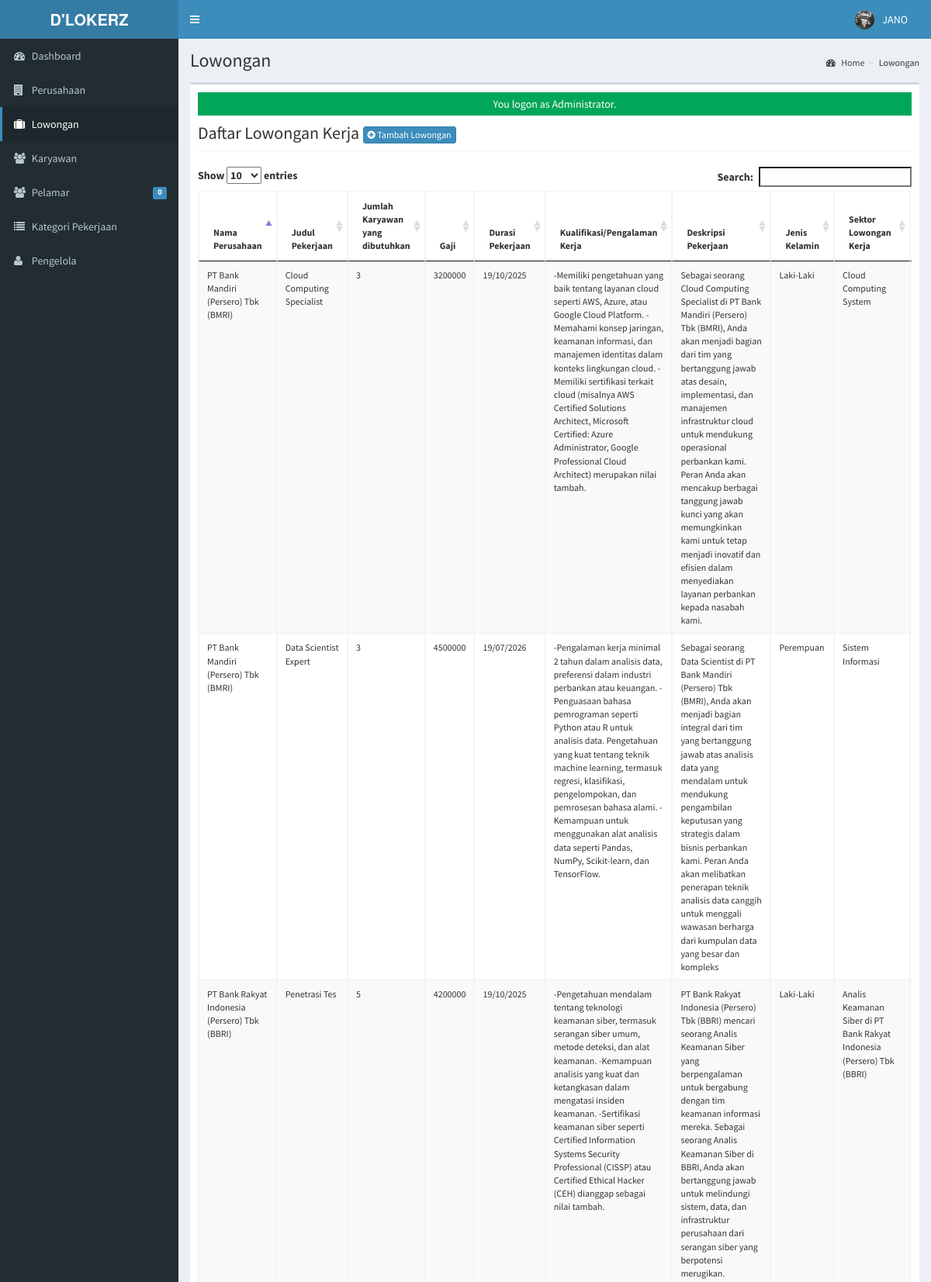
Screenshot of /admin/vacancy/index.php (signed in, upper part) with the database file from the repository.
### tables this page shows
CREATE TABLE `tblusers` (
  `USERID` varchar(30) NOT NULL,
  `FULLNAME` varchar(40) NOT NULL,
  `USERNAME` varchar(90) NOT NULL,
  `PASS` varchar(90) NOT NULL,
  `ROLE` varchar(30) NOT NULL,
  `PICLOCATION` varchar(255) NOT NULL
);

CREATE TABLE `tbljob` (
  `JOBID` int(11) NOT NULL,
  `COMPANYID` int(11) NOT NULL,
  `CATEGORY` varchar(90) NOT NULL,
  `OCCUPATIONTITLE` varchar(90) NOT NULL,
  `REQ_NO_EMPLOYEES` int(11) NOT NULL,
  `SALARIES` double NOT NULL,
  `DURATION_EMPLOYEMENT` varchar(90) NOT NULL,
  `QUALIFICATION_WORKEXPERIENCE` text NOT NULL,
  `JOBDESCRIPTION` text NOT NULL,
  `PREFEREDSEX` varchar(30) NOT NULL,
  `SECTOR_VACANCY` text NOT NULL,
  `JOBSTATUS` varchar(90) NOT NULL,
  `DATEPOSTED` datetime NOT NULL
);

CREATE TABLE `tblcompany` (
  `COMPANYID` int(11) NOT NULL,
  `COMPANYNAME` varchar(90) NOT NULL,
  `COMPANYADDRESS` varchar(90) NOT NULL,
  `COMPANYCONTACTNO` varchar(30) NOT NULL,
  `COMPANYSTATUS` varchar(90) NOT NULL,
  `COMPANYMISSION` text NOT NULL
);

### admin/vacancy/index.php (called while the page is built, shortened)
<?php
require_once("../../include/initialize.php");
$title="Lowongan";
require_once ("../theme/templates.php");
?>

### include/database.php (called while the page is built, shortened)
<?php
class Database {
	var $sql_string = '';
	private $conn;
	public function open_connection() {
		$this->conn = mysqli_connect(server,user,pass);
		if(!$this->conn){
			echo "Problem in database connection! Contact administrator!";
			exit();
		}else{
			$db_select = mysqli_select_db($this->conn,database_name);
		}
	}
	function setQuery($sql='') {
		$this->sql_string=$sql;
	}
	function executeQuery() {
		$result = mysqli_query($this->conn,$this->sql_string);
		return $result;
	}
	private function confirm_query($result) {
		return $result;
	}
	function loadResultList( $key='' ) {
		$cur = $this->executeQuery();
		$array = array();
		while ($row = mysqli_fetch_object($cur)) {
			if ($key) {
				$array[$row->$key] = $row;
			} else {
				$array[] = $row;
			}
		}
		return $array;
	}
	function loadSingleResult() {
		$cur = $this->executeQuery();
		while ($row = mysqli_fetch_object($cur)) {
		return $data = $row;
		}
	}
}
$mydb = new Database();
?>

### include/accounts.php (called while the page is built, shortened)
<?php
require_once(LIB_PATH.DS.'database.php');
class User {
	protected static  $tblname = "tblusers";
	function single_user($id=""){
			global $mydb;
			$mydb->setQuery("SELECT * FROM ".self::$tblname."
				Where USERID= '{$id}' LIMIT 1");
			$cur = $mydb->loadSingleResult();
			return $cur;
	}
}
?>

### include/function.php (called while the page is built, shortened)
<?php
function currentpage(){
		$this_page = $_SERVER['SCRIPT_NAME'];
	    $bits = explode('/',$this_page);
		 return $bits[3];
	}
		?>

### admin/vacancy/list.php (the view, shortened to what this page needs)
<div class="row">
      	 <div class="col-lg-12">
           <h1 class="page-header">Daftar Lowongan Kerja  <a href="index.php?view=add" class="btn btn-primary btn-xs  ">  <i class="fa fa-plus-circle fw-fa"></i> Tambah Lowongan </a>  </h1>
      		</div>
  		 </div>
 		    <form action="controller.php?action=delete" Method="POST">
		     <div class="table-responsive">
			<table id="dash-table" class="table table-striped table-bordered table-hover"  style="font-size:12px" cellspacing="0">
			  <thead>
			  	<tr>
			  		<th>Nama Perusahaan</th>
			  		<th>Judul Pekerjaan</th>
			  		<th>Jumlah Karyawan yang dibutuhkan</th>
			  		<th>Gaji</th>
			  		<th>Durasi Pekerjaan</th>
			  		<th>Kualifikasi/Pengalaman Kerja</th>
			  		<th>Deskripsi Pekerjaan</th>
			  		<th>Jenis Kelamin </th>
			  		<th>Sektor Lowongan Kerja</th>
			  	</tr>
			  </thead>
			  <tbody>
			  	<?php
			  		$mydb->setQuery("SELECT * FROM `tbljob` j, `tblcompany` c WHERE j.COMPANYID=c.COMPANYID");
			  		$cur = $mydb->loadResultList();
					foreach ($cur as $result) {
			  		echo '<tr>';
			  			echo '<td>' . $result->COMPANYNAME.'</td>';
			  			echo '<td>' . $result->OCCUPATIONTITLE.'</td>';
			  			echo '<td>' . $result->REQ_NO_EMPLOYEES.'</td>';
			  			echo '<td>' . $result->SALARIES.'</td>';
			  			echo '<td>' . $result->DURATION_EMPLOYEMENT.'</td>';
			  			echo '<td>' . $result->QUALIFICATION_WORKEXPERIENCE.'</td>';
			  			echo '<td>' . $result->JOBDESCRIPTION.'</td>';
			  			echo '<td>' . $result->PREFEREDSEX.'</td>';
			  			echo '<td>' . $result->SECTOR_VACANCY.'</td>';
			  		echo '</tr>';
			  	}
			  	?>
			  </tbody>
			</table>
			</form>

### admin/theme/templates.php (shortened to what this page needs)
<!DOCTYPE html>
<html>
    <head>
        <link rel="stylesheet" href="<?php echo web_root;?>bootstrap/css/bootstrap.min.css">
        <link rel="stylesheet" href="<?php echo web_root;?>plugins/font-awesome/css/font-awesome.min.css">
        <link rel="stylesheet" href="<?php echo web_root;?>dist/css/AdminLTE.min.css">
        <link rel="stylesheet" href="<?php echo web_root;?>dist/css/skins/_all-skins.min.css">
        <link rel="stylesheet" href="<?php echo web_root;?>plugins/iCheck/flat/blue.css">
        <link rel="stylesheet" href="<?php echo web_root;?>plugins/morris/morris.css">
        <link rel="stylesheet" href="<?php echo web_root;?>plugins/jvectormap/jquery-jvectormap-1.2.2.css">
        <link href="<?php echo web_root; ?>plugins/datepicker/bootstrap-datetimepicker.min.css" rel="stylesheet" media="screen">
        <link rel="stylesheet" href="<?php echo web_root;?>plugins/dataTables/jquery.dataTables.min.css">
        <link rel="stylesheet" href="<?php echo web_root;?>plugins/bootstrap-wysihtml5/bootstrap3-wysihtml5.min.css">
    </head>
 <body class="hold-transition skin-blue fixed sidebar-mini">
<div class="wrapper">
  <header class="main-header">
    <a href="<?php echo web_root;?>/admin/" class="logo">
      <span class="logo-lg"><b>D'LOKERZ</b></span>
    </a>
    <nav class="navbar navbar-static-top" role="navigation">
      <a href="#" class="sidebar-toggle" data-toggle="offcanvas" role="button">
      </a>
      <div class="navbar-custom-menu">
        <ul class="nav navbar-nav">
          <?php
              $user = New User();
              $singleuser = $user->single_user($_SESSION['ADMIN_USERID']);
          ?>
          <li class="dropdown user user-menu" style="padding-right: 15px;"  >
            <a href="#" class="dropdown-toggle" data-toggle="dropdown">
              <img src="<?php echo web_root.'admin/user/'. $singleuser->PICLOCATION;?>" class="user-image" alt="User Image">
              <span class="hidden-xs"><?php echo $singleuser->FULLNAME; ?></span>
            </a>
          </li>
        </ul>
      </div>
    </nav>
  </header>
  <aside class="main-sidebar">
    <section class="sidebar">
      <ul class="sidebar-menu">
        <li  class="<?php echo (currentpage() == 'index.php') ? "active" : false;?>" >
          <a href="<?php echo web_root ;?>admin/">
            <i class="fa fa-dashboard"></i> <span>Dashboard</span>
          </a>
        </li>
        <li class="<?php echo (currentpage() == 'company') ? "active" : false;?>" >
          <a href="<?php echo web_root ;?>admin/company/">
            <i class="fa fa-building"></i> <span>Perusahaan</span>
          </a>
        </li>
        <li class="<?php echo (currentpage() == 'vacancy') ? "active" : false;?>" >
          <a href="<?php echo web_root ;?>admin/vacancy/">
            <i class="fa fa-suitcase"></i> <span>Lowongan</span>
          </a>
        </li>
        <li class="<?php echo (currentpage() == 'employee') ? "active" : false;?>" >
          <a href="<?php echo web_root ;?>admin/employee/">
            <i class="fa fa-users"></i> <span>Karyawan</span>
          </a>
        </li>
        <li class="<?php echo (currentpage() == 'applicants') ? "active" : false;?>" >
          <a href="<?php echo web_root ;?>admin/applicants/">
            <i class="fa fa-users"></i> <span>Pelamar</span>
            <span class="label label-primary pull-right">
              <?php
                $sql = "SELECT count(*) as 'APPL' FROM `tbljobregistration` WHERE `PENDINGAPPLICATION`=1";
                $mydb->setQuery($sql);
                $pending = $mydb->loadSingleResult();
                echo $pending->APPL;
              ?>
            </span>
          </a>
        </li>
        <li class="<?php echo (currentpage() == 'category') ? "active" : false;?>" >
          <a href="<?php echo web_root ;?>admin/category/">
            <i class="fa fa-list"></i> <span>Kategori Pekerjaan</span>
          </a>
        </li>
         <li class="<?php echo (currentpage() == 'user') ? "active" : false;?>">
          <a href="<?php echo web_root; ?>admin/user/">
            <i class="fa fa-user"></i> <span>Pengelola</span> </a>
        </li>
      </ul>
    </section>
  </aside>
  <div class="content-wrapper">
  <section class="content-header">
      <h1>
        <?php echo isset($title) ? $title : ''; ?>
      </h1>
      <ol class="breadcrumb">
        <?php
          if ($title!='Home') {
            $active_title = '';
            if (isset($_GET['view'])) {
              $active_title = '<li class='.$active_title.'><a href="index.php">'.$title.'</a></li>';
            }else{
              $active_title = '<li class='.$active_title.'>'.$title.'</li>';
            }
            echo '<li><a href='.web_root.'admin/><i class="fa fa-dashboard"></i> Home</a></li>';
            echo  $active_title;
          }
        ?>
      </ol>
    </section>
         <section class="content">
          <div class="row">
            <div class="col-xs-12">
              <div class="box">
                <div class="box-body">
              <?php
               require_once $content;
               ?>
             </div>
           </div>
         </div>
         </section>
 </div>
    </body>
</html>

### rows the page displays
tblusers: PICLOCATION (picture), FULLNAME "JANO"
tbljob: COMPANYID.COMPANYNAME "PT Bank Rakyat Indonesia (Persero) Tbk (BBRI)", OCCUPATIONTITLE "Penetrasi Tes", REQ_NO_EMPLOYEES "5", SALARIES "4200000", DURATION_EMPLOYEMENT "19/10/2025", QUALIFICATION_WORKEXPERIENCE "-Pengetahuan mendalam tentang teknologi keamanan siber, termasuk serangan siber umum, metode deteksi, dan alat keamanan. -Kemampuan analisis yang kuat dan ketangkasan dalam mengatasi insiden keamanan. -Sertifikasi keamanan siber seperti Certified Information Systems Security Professional (CISSP) atau Certified Ethical Hacker (CEH) dianggap sebagai nilai tambah.", JOBDESCRIPTION "PT Bank Rakyat Indonesia (Persero) Tbk (BBRI) mencari seorang Analis Keamanan Siber yang berpengalaman untuk bergabung dengan tim keamanan informasi mereka. Sebagai seorang Analis Keamanan Siber di BBRI, Anda akan bertanggung jawab untuk melindungi sistem, data, dan infrastruktur perusahaan dari serangan siber yang berpotensi merugikan.", PREFEREDSEX "Laki-Laki", SECTOR_VACANCY "Analis Keamanan Siber di PT Bank Rakyat Indonesia (Persero) Tbk (BBRI)"
tbljob: COMPANYID.COMPANYNAME "PT Bank Mandiri (Persero) Tbk (BMRI)", OCCUPATIONTITLE "Cloud Computing Specialist", REQ_NO_EMPLOYEES "3", SALARIES "3200000", DURATION_EMPLOYEMENT "19/10/2025", QUALIFICATION_WORKEXPERIENCE "-Memiliki pengetahuan yang baik tentang layanan cloud seperti AWS, Azure, atau Google Cloud Platform. -Memahami konsep jaringan, keamanan informasi, dan manajemen identitas dalam konteks lingkungan cloud. -Memiliki sertifikasi terkait cloud (misalnya AWS Certified Solutions Architect, Microsoft Certified: Azure Administrator, Google Professional Cloud Architect) merupakan nilai tambah.", JOBDESCRIPTION "Sebagai seorang Cloud Computing Specialist di PT Bank Mandiri (Persero) Tbk (BMRI), Anda akan menjadi bagian dari tim yang bertanggung jawab atas desain, implementasi, dan manajemen infrastruktur cloud untuk mendukung operasional perbankan kami. Peran Anda akan mencakup berbagai tanggung jawab kunci yang akan memungkinkan kami untuk tetap menjadi inovatif dan efisien dalam menyediakan layanan perbankan kepada nasabah kami.", PREFEREDSEX "Laki-Laki", SECTOR_VACANCY "Cloud Computing System"
tbljob: COMPANYID.COMPANYNAME "PT Bank Mandiri (Persero) Tbk (BMRI)", OCCUPATIONTITLE "Data Scientist Expert", REQ_NO_EMPLOYEES "3", SALARIES "4500000", DURATION_EMPLOYEMENT "19/07/2026", QUALIFICATION_WORKEXPERIENCE "-Pengalaman kerja minimal 2 tahun dalam analisis data, preferensi dalam industri perbankan atau keuangan. -Penguasaan bahasa pemrograman seperti Python atau R untuk analisis data. Pengetahuan yang kuat tentang teknik machine learning, termasuk regresi, klasifikasi, pengelompokan, dan pemrosesan bahasa alami. -Kemampuan untuk menggunakan alat analisis data seperti Pandas, NumPy, Scikit-learn, dan TensorFlow.", JOBDESCRIPTION "Sebagai seorang Data Scientist di PT Bank Mandiri (Persero) Tbk (BMRI), Anda akan menjadi bagian integral dari tim yang bertanggung jawab atas analisis data yang mendalam untuk mendukung pengambilan keputusan yang strategis dalam bisnis perbankan kami. Peran Anda akan melibatkan penerapan teknik analisis data canggih untuk menggali wawasan berharga dari kumpulan data yang besar dan kompleks", PREFEREDSEX "Perempuan", SECTOR_VACANCY "Sistem Informasi"

### other values shown
$pending->APPL "0"
$title "Lowongan"
$_SESSION['message'] "You logon as Administrator."
